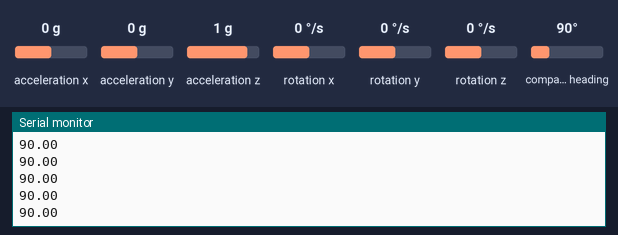
The sketch below on a simulated Arduino Uno, built with avr-gcc and run on an emulated ATmega328P. Parts: the last lines printed to the serial monitor. The inputs (shaded band) are chosen by the test bench; at power-on: compass heading 90°, acceleration x 0 g, acceleration y 0 g, acceleration z 1 g, rotation x 0 °/s, rotation y 0 °/s, rotation z 0 °/s. The ROS host is connected and sends only what is stated.

Above: at 1.2 s.
1.3 s: compass heading set to 7°
At 1.34 s:
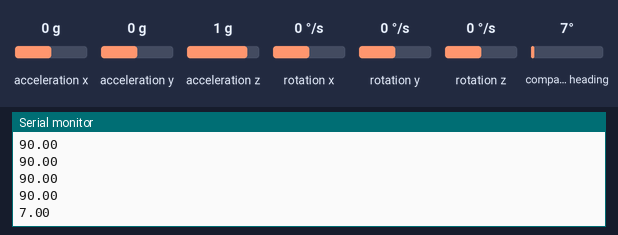
2.8 s: compass heading set to 180°
At 2.88 s:
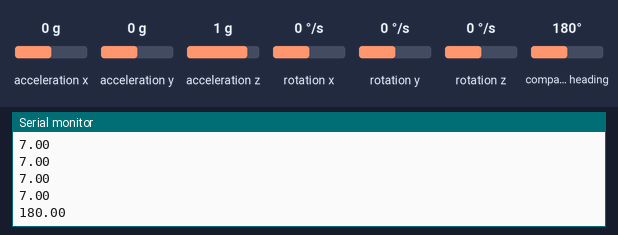
Timing chart, 0 to 5.8 s (numbered marks = the images above; inputs shaded):
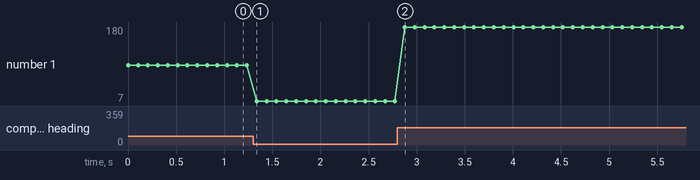

Measured:
- after the input at 1.3 s, the serial monitor: prints a new line at once (image 1)
- after the input at 2.8 s, the serial monitor: prints a new line after 0.08 s (image 2)
- plotted number 1: 90 → 7 after the input at 1.3 s, 7 → 180 after the input at 2.8 s

The sketch:

Heading2_ino.ino
```cpp
#include <ros.h>
#include <ros/time.h>
#include <geometry_msgs/TwistStamped.h>
#include <Wire.h>
#include <LSM303.h>

LSM303 compass;

//FOR ROS
ros::NodeHandle nh;
geometry_msgs::TwistStamped outdata;
ros::Publisher compass_data("compass_data", &outdata);

void setup() {
  Serial.begin(9600);

  Wire.begin();
  compass.init();
  compass.enableDefault();

  /*
  Calibration values; the default values of +/-32767 for each axis
  lead to an assumed magnetometer bias of 0. Use the Calibrate example
  program to determine appropriate values for your particular unit.
  */
  compass.m_min = (LSM303::vector<int16_t>){-32767, -32767, -32767};
  compass.m_max = (LSM303::vector<int16_t>){+32767, +32767, +32767};

  nh.initNode();
  nh.advertise(compass_data);
}

void loop() {
  compass.read();

  /*
  When given no arguments, the heading() function returns the angular
  difference in the horizontal plane between a default vector and
  north, in degrees.

  The default vector is chosen by the library to point along the
  surface of the PCB, in the direction of the top of the text on the
  silkscreen. This is the +X axis on the Pololu LSM303D carrier and
  the -Y axis on the Pololu LSM303DLHC, LSM303DLM, and LSM303DLH
  carriers.

  To use a different vector as a reference, use the version of heading()
  that takes a vector argument; for example, use

    compass.heading((LSM303::vector<int>){0, 0, 1});

  to use the +Z axis as a reference.
  */
  float heading = compass.heading();
  Serial.println(heading);
  char cpass[]="/cpass";
  outdata.header.frame_id=cpass;
  outdata.header.stamp=nh.now();
  outdata.twist.angular.x=heading;
  outdata.twist.linear.x=0;

  compass_data.publish(&outdata);
  nh.spinOnce();

  delay(100);
}
```
